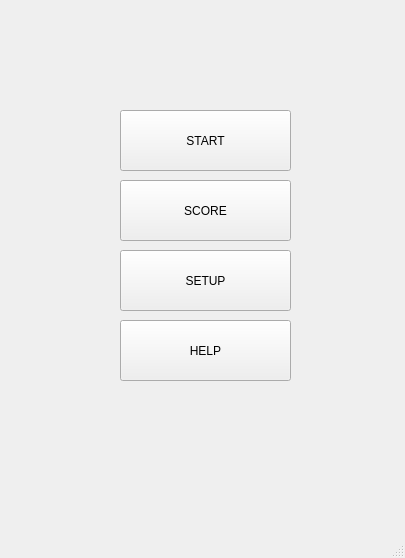
<?xml version="1.0" encoding="UTF-8"?>
<ui version="4.0">
 <class>MainWindow</class>
 <widget class="QMainWindow" name="MainWindow">
  <property name="geometry">
   <rect>
    <x>0</x>
    <y>0</y>
    <width>405</width>
    <height>558</height>
   </rect>
  </property>
  <property name="windowTitle">
   <string>MainWindow</string>
  </property>
  <widget class="QWidget" name="centralWidget">
   <widget class="QPushButton" name="startButton">
    <property name="geometry">
     <rect>
      <x>120</x>
      <y>110</y>
      <width>171</width>
      <height>61</height>
     </rect>
    </property>
    <property name="text">
     <string>START</string>
    </property>
   </widget>
   <widget class="QPushButton" name="scoreButton">
    <property name="geometry">
     <rect>
      <x>120</x>
      <y>180</y>
      <width>171</width>
      <height>61</height>
     </rect>
    </property>
    <property name="text">
     <string>SCORE</string>
    </property>
   </widget>
   <widget class="QPushButton" name="setupButton">
    <property name="geometry">
     <rect>
      <x>120</x>
      <y>250</y>
      <width>171</width>
      <height>61</height>
     </rect>
    </property>
    <property name="text">
     <string>SETUP</string>
    </property>
   </widget>
   <widget class="QPushButton" name="helpButton">
    <property name="geometry">
     <rect>
      <x>120</x>
      <y>320</y>
      <width>171</width>
      <height>61</height>
     </rect>
    </property>
    <property name="text">
     <string>HELP</string>
    </property>
   </widget>
  </widget>
  <widget class="QMenuBar" name="menuBar">
   <property name="geometry">
    <rect>
     <x>0</x>
     <y>0</y>
     <width>405</width>
     <height>21</height>
    </rect>
   </property>
  </widget>
  <widget class="QStatusBar" name="statusBar"/>
 </widget>
 <layoutdefault spacing="6" margin="11"/>
 <resources/>
 <connections>
  <connection>
   <sender>startButton</sender>
   <signal>clicked()</signal>
   <receiver>MainWindow</receiver>
   <slot>openStartSubWindow()</slot>
   <hints>
    <hint type="sourcelabel">
     <x>213</x>
     <y>141</y>
    </hint>
    <hint type="destinationlabel">
     <x>339</x>
     <y>148</y>
    </hint>
   </hints>
  </connection>
  <connection>
   <sender>setupButton</sender>
   <signal>clicked()</signal>
   <receiver>MainWindow</receiver>
   <slot>openSetupSubWindow()</slot>
   <hints>
    <hint type="sourcelabel">
     <x>205</x>
     <y>301</y>
    </hint>
    <hint type="destinationlabel">
     <x>356</x>
     <y>293</y>
    </hint>
   </hints>
  </connection>
  <connection>
   <sender>scoreButton</sender>
   <signal>clicked()</signal>
   <receiver>MainWindow</receiver>
   <slot>openScoreSubWindow()</slot>
   <hints>
    <hint type="sourcelabel">
     <x>215</x>
     <y>245</y>
    </hint>
    <hint type="destinationlabel">
     <x>358</x>
     <y>227</y>
    </hint>
   </hints>
  </connection>
  <connection>
   <sender>helpButton</sender>
   <signal>clicked()</signal>
   <receiver>MainWindow</receiver>
   <slot>openHelpSubWindow()</slot>
   <hints>
    <hint type="sourcelabel">
     <x>244</x>
     <y>369</y>
    </hint>
    <hint type="destinationlabel">
     <x>355</x>
     <y>365</y>
    </hint>
   </hints>
  </connection>
 </connections>
 <slots>
  <slot>openStartSubWindow()</slot>
  <slot>openSetupSubWindow()</slot>
  <slot>openScoreSubWindow()</slot>
  <slot>openHelpSubWindow()</slot>
 </slots>
</ui>
